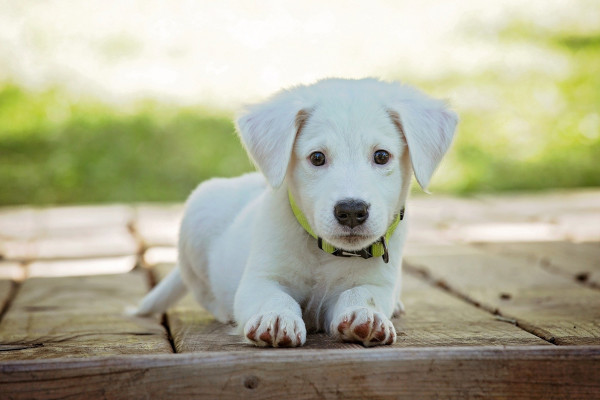
#> input picture PrimerosPasos/OpenCV/perroSm.jpg, 600 x 400 px
$ python deteccion_obj.py
#> lines starting #> are read from the running program, lines starting #| are printed output that depends on the picture; after the words box and inside, x2 and y2 are one past the last pixel; in counts of white or black regions, pixels touching at a corner belong together
import cv2

imagen = cv2.imread('perroSm.jpg')
#> imagen is the input picture: shape (400, 600, 3); mean B, G, R 149.5, 174.3, 175
#imagen = cv2.cvtColor(imagen,4)

imagen2 = cv2.imread('minicara.png')
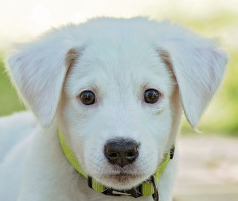
#> input picture PrimerosPasos/OpenCV/minicara.png, 238 x 201 px
#> imagen2 is the input picture: shape (201, 238, 3); mean B, G, R 180.6, 190.3, 183.1
#imagen2 = cv2.cvtColor(imagen2,4)

metodo = cv2.TM_CCOEFF
#Mapa de calor
resultado = cv2.matchTemplate(imagen,imagen2,metodo)
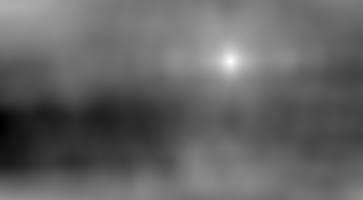
#> resultado: shape (200, 363) float32; min -88566360, max 271977920, mean 53946156; drawn with min black and max white
cv2.imwrite('calorObj.jpg',resultado)
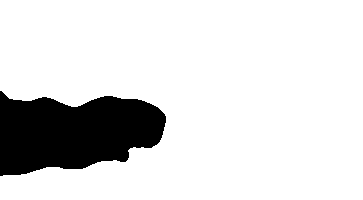
#> saved as calorObj.jpg: shape (200, 363); 85.8% white; 1 black region, box (x1, y1, x2, y2) and area: (0, 91, 166, 176) 10276

valor_min,valor_max,pos_min,pos_max = cv2.minMaxLoc(resultado)
#> valor_min = -88566360; valor_max = 271977920; pos_min = (0, 122); pos_max = (230, 61)

alto,ancho,colores = imagen2.shape
#> alto = 201; ancho = 238; colores = 3

top_izq = pos_max
#> top_izq = (230, 61)
bottom_derecha = (pos_max[0]+ancho,pos_max[1]+alto)
#> bottom_derecha = (468, 262)

cv2.rectangle(imagen,top_izq,bottom_derecha, (255,0,0),8)
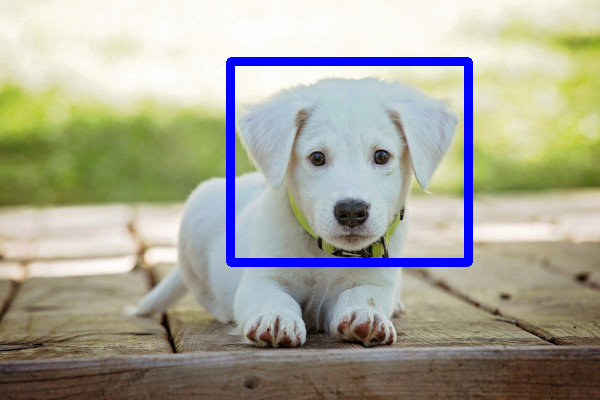
#> imagen: shape (400, 600, 3); 3.28% of pixels changed, all inside (x1, y1, x2, y2) = (226, 57, 473, 267)

while True:

    cv2.imshow('My image',imagen)


    if cv2.waitKey(1) & 0xFF == ord('q'):
#> (key q is pressed here)
        break

cv2.imwrite('caraDetect.jpg',imagen)
